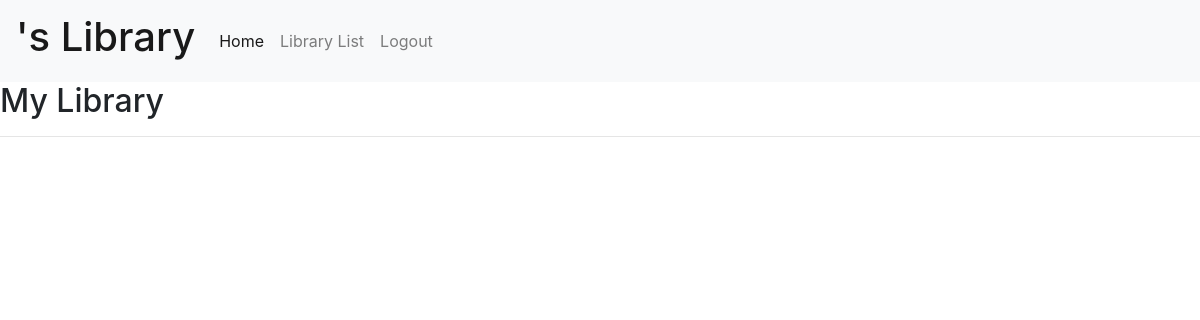
Page /listbooks/ (signed in) on the earlier database version.
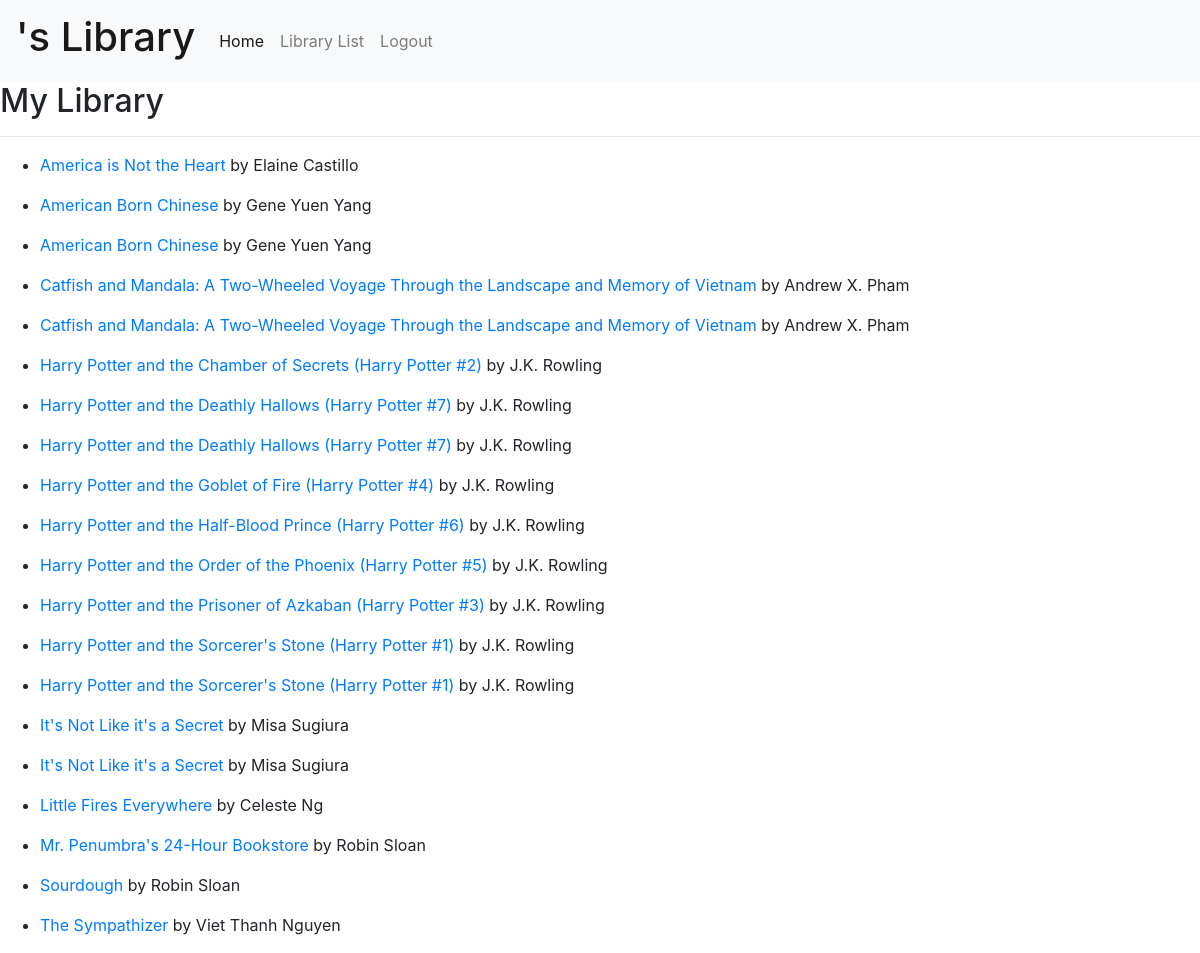
Same page on the later database version.
### lib_app/models.py (models this page shows, shortened)
class Book(models.Model):
    author = models.CharField(max_length = 200)
    title = models.CharField(max_length = 200)
    desp = models.TextField(max_length = 2000, blank=True)
    class Meta:
        ordering = ['title']

### lib_app/views.py (the view)
# urls.py: path('listbooks/',views.list_books, name="list_books"),
def list_books(request):
    books = Book.objects.all()
    context = {
            'books':books,
        }
    return render(request,"lib_app/list_books.html", context=context)

### templates/lib_app/list_books.html
{% extends 'base.html' %}
{% block content %}
<div class="POST">
    <h2> My Library </h2>
    <hr>
    {% for book in books %}
        <ul>
            <li><a href="{% url 'book_details' book.id %}">{{ book.title }}</a> by {{ book.author }}
            </li>
        </ul>
    {% endfor %}
</div>
{% endblock %}

Differences in the rows shown:
added Book: title "America is Not the Heart", author "Elaine Castillo"
added Book: title "American Born Chinese", author "Gene Yuen Yang"
added Book: title "American Born Chinese", author "Gene Yuen Yang"
added Book: title "Catfish and Mandala: A Two-Wheeled Voyage Through the Landscape and Memory of Vietnam", author "Andrew X. Pham"
added Book: title "Catfish and Mandala: A Two-Wheeled Voyage Through the Landscape and Memory of Vietnam", author "Andrew X. Pham"
added Book: title "Harry Potter and the Chamber of Secrets (Harry Potter #2)", author "J.K. Rowling"
added Book: title "Harry Potter and the Deathly Hallows (Harry Potter #7)", author "J.K. Rowling"
added Book: title "Harry Potter and the Deathly Hallows (Harry Potter #7)", author "J.K. Rowling"
added Book: title "Harry Potter and the Goblet of Fire (Harry Potter #4)", author "J.K. Rowling"
added Book: title "Harry Potter and the Half-Blood Prince (Harry Potter #6)", author "J.K. Rowling"
added Book: title "Harry Potter and the Order of the Phoenix (Harry Potter #5)", author "J.K. Rowling"
added Book: title "Harry Potter and the Prisoner of Azkaban (Harry Potter #3)", author "J.K. Rowling"
added Book: title "Harry Potter and the Sorcerer's Stone (Harry Potter #1)", author "J.K. Rowling"
added Book: title "Harry Potter and the Sorcerer's Stone (Harry Potter #1)", author "J.K. Rowling"
added Book: title "It's Not Like it's a Secret", author "Misa Sugiura"
added Book: title "It's Not Like it's a Secret", author "Misa Sugiura"
added Book: title "Little Fires Everywhere", author "Celeste Ng"
added Book: title "Mr. Penumbra's 24-Hour Bookstore", author "Robin Sloan"
added Book: title "Sourdough", author "Robin Sloan"
added Book: title "The Sympathizer", author "Viet Thanh Nguyen"
